Frame 1 (no input): blank canvas, image omitted
Frame 60 (the mouse pressed at the canvas centre just before this capture): blank canvas, image omitted
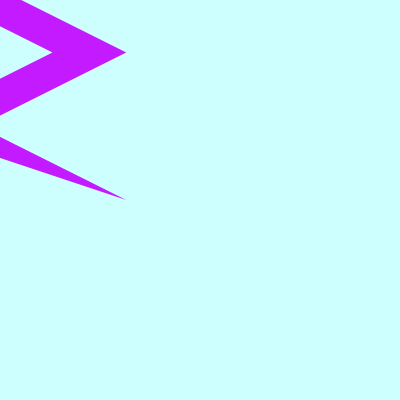
Frame 120 (the mouse held since frame 60 and released just before this capture)

The Processing sketch whose frames 1 and 60 were blank and that drew this single picture after the mouse press (run headless with seeded random() and noise(); from frame 60 on, the mouse is pressed at the canvas centre):

// Processing sketch: processing_98048
// ── processing_98048.pde

float x = 0;
float y = 0;
float w = 10;
float h = 10;

float[] a = new float[100];
float[] b = new float[100];
float[] c = new float[100];
float[] d = new float[100];

float size = 0;

int xdirection = 1;
int ydirection = 1;

void setup() {
  size(400,400);
  background(255,255,255);
  fill(250,0,0,10);
  noStroke();
}
void draw() {
    background(205,255,255);
  rayo(mouseX,mouseY,size,size);
  if(mouseX >=300 && mouseY <=300) {
    for(int i=0;i < 100;i++)  {

    } fill(random(0,500),random(0,500),random(0,500));
    size = size+5;
  }
  if(mouseX<=200 && mouseY>=200) {
    size = size-5;
    fill(random(0,500),random(0,500),random(0,500));
  }
   
}
void rayo(float x,float y,float w,float h) {
  beginShape(POLYGON);
  vertex(x+w/4,y);
  vertex(x+w,y+h/4);
  vertex(x+w/2,y+h/2);
  vertex(x+w,y+3*h/4);
  vertex(x+w/2,y+h);
  vertex(x+3*w/4,y+3*h/4);
  vertex(x+w/4,y+h/2);
  vertex(x+3*w/4,y+h/4);
  vertex(x+w/4,y);
  endShape();
}
